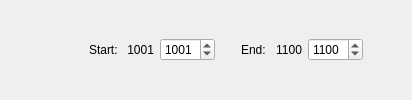
       <widget class="QWidget" name="w_frameRangeValues" native="true">
        <layout class="QGridLayout" name="gridLayout">
         <property name="leftMargin">
          <number>9</number>
         </property>
         <property name="topMargin">
          <number>0</number>
         </property>
         <property name="rightMargin">
          <number>9</number>
         </property>
         <property name="bottomMargin">
          <number>0</number>
         </property>
         <item row="0" column="5">
          <widget class="QLabel" name="l_rangeStart">
           <property name="minimumSize">
            <size>
             <width>30</width>
             <height>0</height>
            </size>
           </property>
           <property name="frameShape">
            <enum>QFrame::NoFrame</enum>
           </property>
           <property name="frameShadow">
            <enum>QFrame::Plain</enum>
           </property>
           <property name="text">
            <string>1001</string>
           </property>
           <property name="alignment">
            <set>Qt::AlignRight|Qt::AlignTrailing|Qt::AlignVCenter</set>
           </property>
          </widget>
         </item>
         <item row="0" column="6">
          <widget class="QSpinBox" name="sp_rangeStart">
           <property name="maximumSize">
            <size>
             <width>55</width>
             <height>16777215</height>
            </size>
           </property>
           <property name="maximum">
            <number>99999</number>
           </property>
           <property name="value">
            <number>1001</number>
           </property>
          </widget>
         </item>
         <item row="0" column="13">
          <spacer name="horizontalSpacer_44">
           <property name="orientation">
            <enum>Qt::Horizontal</enum>
           </property>
           <property name="sizeHint" stdset="0">
            <size>
             <width>40</width>
             <height>20</height>
            </size>
           </property>
          </spacer>
         </item>
         <item row="0" column="8">
          <widget class="QLabel" name="l_rangeEndInfo">
           <property name="text">
            <string>End:</string>
           </property>
          </widget>
         </item>
         <item row="0" column="10">
          <widget class="QSpinBox" name="sp_rangeEnd">
           <property name="maximumSize">
            <size>
             <width>55</width>
             <height>16777215</height>
            </size>
           </property>
           <property name="maximum">
            <number>99999</number>
           </property>
           <property name="value">
            <number>1100</number>
           </property>
          </widget>
         </item>
         <item row="0" column="0">
          <spacer name="horizontalSpacer_43">
           <property name="orientation">
            <enum>Qt::Horizontal</enum>
           </property>
           <property name="sizeHint" stdset="0">
            <size>
             <width>80</width>
             <height>20</height>
            </size>
           </property>
          </spacer>
         </item>
         <item row="0" column="9">
          <widget class="QLabel" name="l_rangeEnd">
           <property name="minimumSize">
            <size>
             <width>30</width>
             <height>0</height>
            </size>
           </property>
           <property name="frameShape">
            <enum>QFrame::NoFrame</enum>
           </property>
           <property name="frameShadow">
            <enum>QFrame::Plain</enum>
           </property>
           <property name="text">
            <string>1100</string>
           </property>
           <property name="alignment">
            <set>Qt::AlignRight|Qt::AlignTrailing|Qt::AlignVCenter</set>
           </property>
          </widget>
         </item>
         <item row="0" column="1">
          <widget class="QLabel" name="l_rangeStartInfo">
           <property name="text">
            <string>Start:</string>
           </property>
          </widget>
         </item>
         <item row="0" column="7">
          <spacer name="horizontalSpacer_13">
           <property name="orientation">
            <enum>Qt::Horizontal</enum>
           </property>
           <property name="sizeHint" stdset="0">
            <size>
             <width>20</width>
             <height>20</height>
            </size>
           </property>
          </spacer>
         </item>
        </layout>
       </widget>
